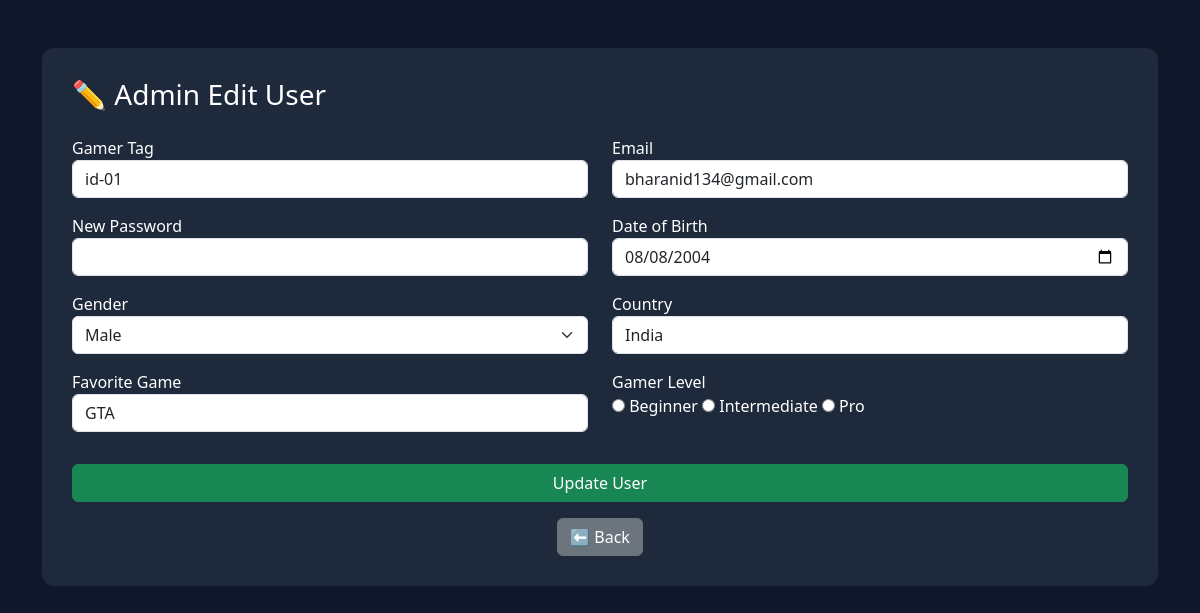
Page /edit_user.php?id=1 (signed in) on the committed database.
### tables this page shows
CREATE TABLE `users` (
  `id` int(11) NOT NULL,
  `gamer_tag` varchar(100) DEFAULT NULL,
  `email` varchar(100) DEFAULT NULL,
  `password` varchar(255) DEFAULT NULL,
  `dob` date DEFAULT NULL,
  `gender` varchar(20) DEFAULT NULL,
  `country` varchar(50) DEFAULT NULL,
  `favorite_game` varchar(100) DEFAULT NULL,
  `gamer_level` varchar(20) DEFAULT NULL,
  `avatar` varchar(255) DEFAULT NULL,
  `role` varchar(20) DEFAULT 'user',
  `status` varchar(20) DEFAULT 'active',
  `otp` varchar(10) DEFAULT NULL,
  `otp_expiry` datetime DEFAULT NULL
);

### edit_user.php (the view, shortened to what this page needs)
<?php
include("db.php");
$id = $_GET['id'];
$result = $conn->query("SELECT * FROM users WHERE id=$id");
$user = $result->fetch_assoc();
?>
<!DOCTYPE html>
<html>
<head>
    <link href="https://cdn.jsdelivr.net/npm/bootstrap@5.3.0/dist/css/bootstrap.min.css" rel="stylesheet">
</head>
<body>
    <div class="container mt-5">
        <div class="card-box">
            <h3 class="mb-4">✏️ Admin Edit User</h3>
            <form method="POST">
                <div class="row">
                    <div class="col-md-6 mb-3">
                        <label>Gamer Tag</label>
                        <input type="text" name="gamer_tag" class="form-control"
                            value="<?= $user['gamer_tag'] ?>">
                    </div>
                    <div class="col-md-6 mb-3">
                        <label>Email</label>
                        <input type="email" name="email" class="form-control"
                            value="<?= $user['email'] ?>">
                    </div>
                    <div class="col-md-6 mb-3">
                        <label>New Password</label>
                        <input type="password" name="password" class="form-control">
                    </div>
                    <div class="col-md-6 mb-3">
                        <label>Date of Birth</label>
                        <input type="date" name="dob" class="form-control"
                            value="<?= $user['dob'] ?>">
                    </div>
                    <div class="col-md-6 mb-3">
                        <label>Gender</label>
                        <select name="gender" class="form-select">
                            <option <?= ($user['gender'] == 'Male') ? 'selected' : '' ?>>Male</option>
                        </select>
                    </div>
                    <div class="col-md-6 mb-3">
                        <label>Country</label>
                        <input type="text" name="country" class="form-control"
                            value="<?= $user['country'] ?>">
                    </div>
                    <div class="col-md-6 mb-3">
                        <label>Favorite Game</label>
                        <input type="text" name="favorite_game" class="form-control"
                            value="<?= $user['favorite_game'] ?>">
                    </div>
                    <div class="col-md-6 mb-3">
                        <label>Gamer Level</label><br>
                        <?php $level = isset($user['gamer_level']) ? trim($user['gamer_level']) : ''; ?>
                        <input type="radio" name="gamerLevel" value="Beginner"
                            <?= ($level == 'Beginner') ? 'checked' : '' ?>> Beginner
                        <input type="radio" name="gamerLevel" value="Intermediate"
                            <?= ($level == 'Intermediate') ? 'checked' : '' ?>> Intermediate
                        <input type="radio" name="gamerLevel" value="Pro"
                            <?= ($level == 'Pro') ? 'checked' : '' ?>> Pro
                    </div>
                    <div class="col-md-12 mt-3">
                        <button name="update" class="btn btn-success w-100">Update User</button>
                    </div>
                    <div class="col-md-12 mt-3 text-center">
                        <a href="admin.php" class="btn btn-secondary">⬅ Back</a>
                    </div>
                </div>
            </form>
        </div>
    </div>
</body>
</html>

### edit_user.php (style rules this page uses)
body { background: #0f172a; color: white; }
.card-box { background: #1e293b; padding: 30px; border-radius: 12px; }

### rows in the picture
users: gamer_tag "id-01", email "bharanid134@gmail.com", dob "08/08/2004", gender "Male", country "India", favorite_game "GTA"
